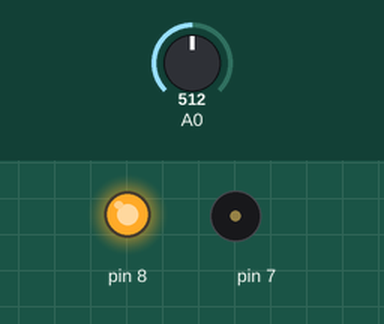
A sketch run on a simulated Arduino Uno, built with avr-gcc and run on an emulated ATmega328P. Shown: output pins drawn as LEDs (lit = HIGH), buzzer (waves = sounding). The test bench sets the inputs (shaded band); at power-on: A0 = 512. What the sketch prints to the serial monitor is not drawn.

Above: at 0.91 s.
1.4 s: A0 set to 544
4.5 s: A0 set to 562
At 5.5 s:
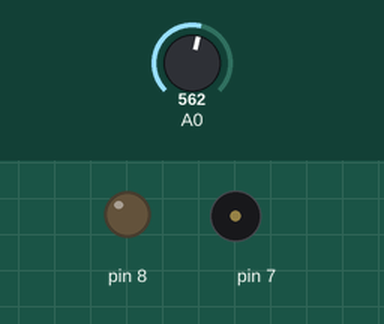
6.2 s: A0 set to 540
At 6.45 s:
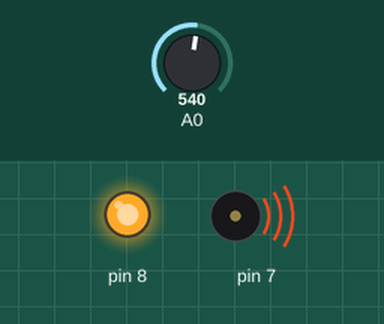
9.3 s: A0 set to 560
At 9.8 s:
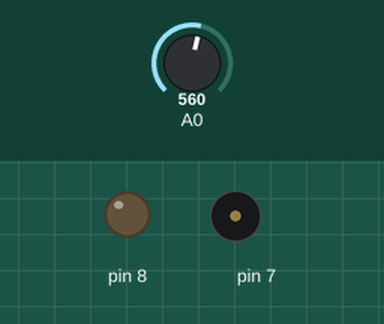
Timing chart, 0 to 11.9 s (numbered marks = the images above; inputs shaded):
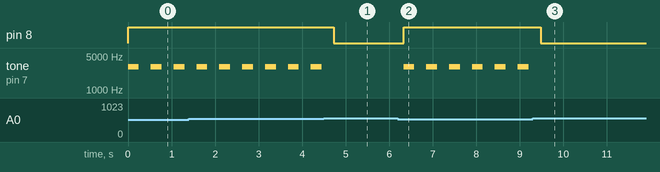

Measured:
- the behaviour switches between 550 and 551 on A0 (found by bisection; images 0 and 1)
- after the input at 4.5 s, pin 8: HIGH → LOW after 0.23 s; tone on pin 7: stops changing and stays silent
- after the input at 6.2 s, pin 8: LOW → HIGH after 0.13 s; tone on pin 7: alternates 3000 Hz for 0.25 s and silent for 0.28 s, starting after 0.13 s
- after the input at 9.3 s, pin 8: HIGH → LOW after 0.18 s; tone on pin 7: stops changing and stays silent
- by itself, tone on pin 7: alternates 3000 Hz for 0.25 s and silent for 0.28 s

The sketch:

serial_2.ino
```cpp
void setup() {
  Serial.begin(9600);
  pinMode(8,OUTPUT);
  pinMode(7,OUTPUT);
}

void loop() {
  int sen;
  sen=analogRead(A0);
  if(sen>550)
  {
    Serial.println("밝음");
    digitalWrite(8,0);
  }
  else
  {
    Serial.println("어두움");
    digitalWrite(8,1);
    tone(7,3000,250);
    delay(325);
  }
  delay(200);

}
```
